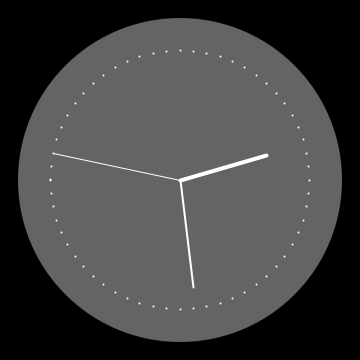
Frame 1 (no input)
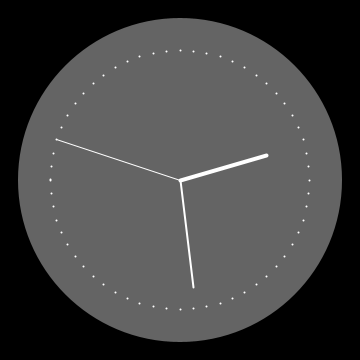
Frame 60 (the mouse pressed at the canvas centre just before this capture)
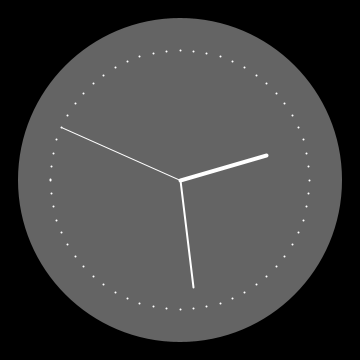
Frame 120 (the mouse held since frame 60 and released just before this capture)

The Processing sketch that drew these frames (run headless with seeded random() and noise(); from frame 60 on, the mouse is pressed at the canvas centre):

// Processing sketch: processing_122143
// ── processing_122143.pde

int cx, cy;
float secondsRadius;
float minutesRadius;
float hoursRadius;
float clockDiameter;

void setup() {
  size(360, 360);
  stroke(255);
  
  int radius = min(width, height) / 2;
  secondsRadius = radius * 0.72;
  minutesRadius = radius * 0.60;
  hoursRadius = radius * 0.50;
  clockDiameter = radius * 1.8;
  
  cx = width / 2;
  cy = height / 2;
}

void draw() {
  background(0);
  
  fill(100);
  noStroke();
  ellipse(cx, cy, clockDiameter, clockDiameter);
  
  float s = map(second(), 0, 60, 0, TWO_PI) - HALF_PI;
  float m = map(minute() + norm(second(), 0, 60), 0, 60, 0, TWO_PI) - HALF_PI; 
  float h = map(hour() + norm(minute(), 0, 60), 0, 24, 0, TWO_PI * 2) - HALF_PI;
  
  stroke(255);
  strokeWeight(1);
  line(cx, cy, cx + cos(s) * secondsRadius, cy + sin(s) * secondsRadius);
  strokeWeight(2);
  line(cx, cy, cx + cos(m) * minutesRadius, cy + sin(m) * minutesRadius);
  strokeWeight(4);
  line(cx, cy, cx + cos(h) * hoursRadius, cy + sin(h) * hoursRadius);
  
  strokeWeight(2);
  beginShape(POINTS);
  for (int a = 0; a < 360; a+=6) {
    float angle = radians(a);
    float x = cx + cos(angle) * secondsRadius;
    float y = cy + sin(angle) * secondsRadius;
    vertex(x, y);
  }
  endShape();
}
